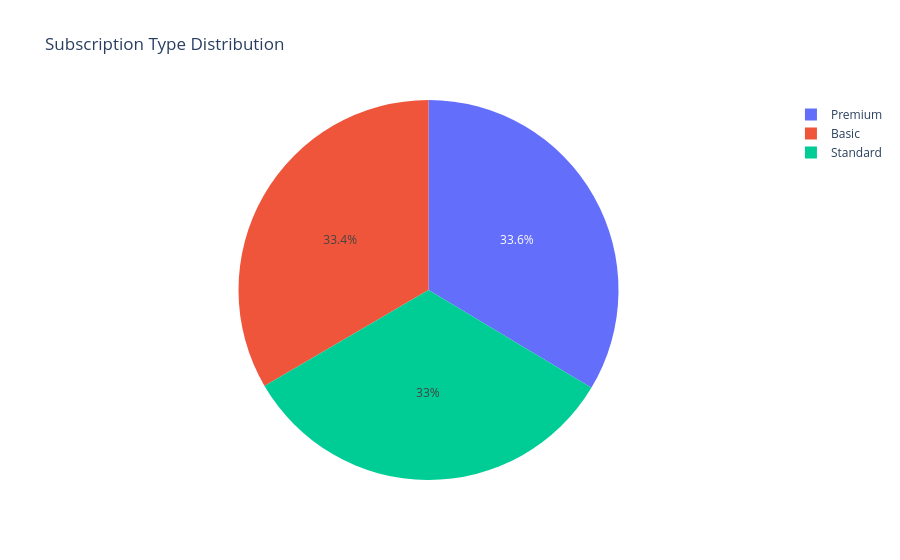

The code cell stored with this chart in its notebook:
### Code cell
Subscription_Type_count_df = Subscription_Type_count.reset_index()
fig = px.pie(Subscription_Type_count_df, 
            names='Subscription_Type',
            values='count',
            title='Subscription Type Distribution',
            color='Subscription_Type',

            )
fig.show()

### Figure 1 — Plotly figure (JSON) as saved in the notebook; plotly's stock layout.template omitted (floating-point values rounded to 4 significant figures)
{"data": [{"customdata": [["Premium"], ["Basic"], ["Standard"]], "domain": {"x": [0, 1], "y": [0, 1]}, "hovertemplate": "Subscription_Type=%{customdata[0]}<br>count=%{value}<extra></extra>", "labels": ["Premium", "Basic", "Standard"], "legendgroup": "", "marker": {"colors": ["#636efa", "#EF553B", "#00cc96"]}, "name": "", "showlegend": true, "type": "pie", "values": [8402, 8356, 8242]}], "layout": {"legend": {"tracegroupgap": 0}, "title": {"text": "Subscription Type Distribution"}}}
